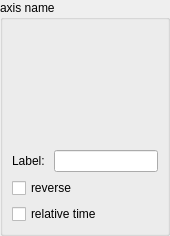
<?xml version="1.0" encoding="UTF-8"?>
<ui version="4.0">
 <class>Form</class>
 <widget class="QWidget" name="Form">
  <property name="geometry">
   <rect>
    <x>0</x>
    <y>0</y>
    <width>170</width>
    <height>236</height>
   </rect>
  </property>
  <property name="windowTitle">
   <string>Form</string>
  </property>
  <layout class="QGridLayout" name="gridLayout">
   <property name="leftMargin">
    <number>0</number>
   </property>
   <property name="topMargin">
    <number>0</number>
   </property>
   <property name="rightMargin">
    <number>0</number>
   </property>
   <property name="bottomMargin">
    <number>0</number>
   </property>
   <item row="0" column="0">
    <widget class="QGroupBox" name="axis_groupbox">
     <property name="title">
      <string>axis name</string>
     </property>
     <layout class="QGridLayout" name="gridLayout_2">
      <item row="1" column="0">
       <widget class="QLabel" name="label">
        <property name="text">
         <string>Label: </string>
        </property>
       </widget>
      </item>
      <item row="0" column="0" colspan="2">
       <widget class="AxisScalingWidget" name="axis_scaling_widget"/>
      </item>
      <item row="1" column="1">
       <widget class="QLineEdit" name="axis_label_edit"/>
      </item>
      <item row="2" column="0" colspan="2">
       <widget class="QCheckBox" name="checkBox">
        <property name="text">
         <string>reverse</string>
        </property>
       </widget>
      </item>
      <item row="3" column="0" colspan="2">
       <widget class="QCheckBox" name="checkBox_2">
        <property name="text">
         <string>relative time</string>
        </property>
       </widget>
      </item>
     </layout>
    </widget>
   </item>
  </layout>
 </widget>
 <customwidgets>
  <customwidget>
   <class>AxisScalingWidget</class>
   <extends>QWidget</extends>
   <header>plot_config</header>
  </customwidget>
 </customwidgets>
 <resources/>
 <connections/>
</ui>
